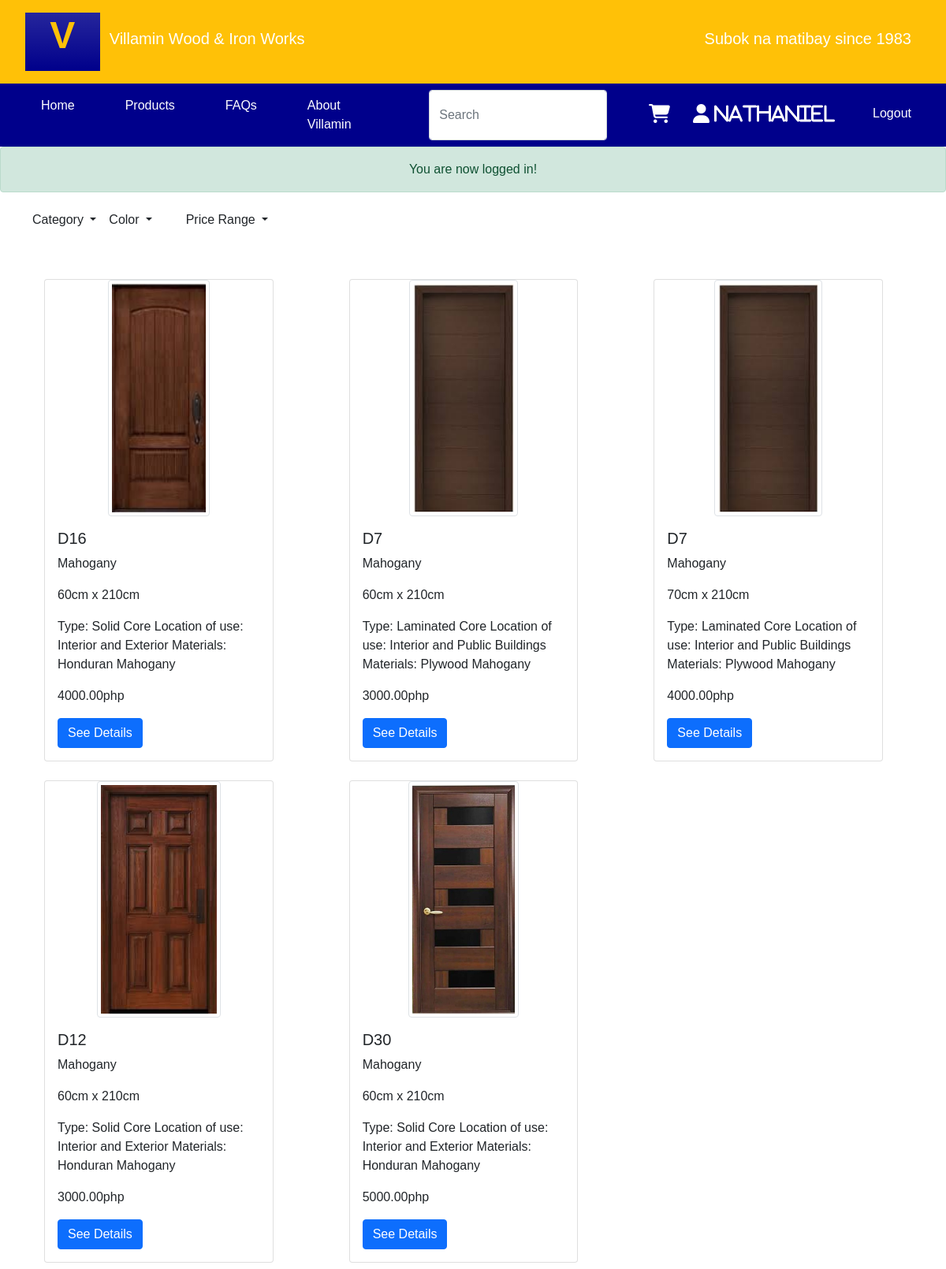
/products (signed in), run on the app's committed database.
### tables this page shows
CREATE TABLE IF NOT EXISTS `product_var` (
  `id` int(11) NOT NULL AUTO_INCREMENT,
  `productId` int(11) NOT NULL,
  `color` varchar(45) NOT NULL,
  `size` varchar(45) NOT NULL,
  `img` varchar(45) DEFAULT NULL,
  `stock` int(11) NOT NULL,
  `price` decimal(6,2) NOT NULL,
  `featured` int(1) NOT NULL DEFAULT 0,
  `createdOn` datetime NOT NULL,
  `createdBy` varchar(45) NOT NULL,
  `updatedOn` datetime DEFAULT NULL,
  `updatedBy` varchar(45) DEFAULT NULL,
  PRIMARY KEY (`id`),
  UNIQUE KEY `id_UNIQUE` (`id`),
  KEY `product_varsToProducts_idx` (`productId`)
);

CREATE TABLE IF NOT EXISTS `products` (
  `id` int(11) NOT NULL AUTO_INCREMENT,
  `product_name` varchar(45) NOT NULL,
  `category` varchar(45) NOT NULL,
  `img` varchar(60) DEFAULT 'default_product_img00.png',
  `details` varchar(100) DEFAULT NULL,
  `active` int(1) NOT NULL DEFAULT 0,
  `createdOn` datetime NOT NULL,
  `createdBy` varchar(45) NOT NULL,
  `updatedOn` datetime DEFAULT NULL,
  `updatedBy` varchar(45) DEFAULT NULL,
  PRIMARY KEY (`id`),
  UNIQUE KEY `id_UNIQUE` (`id`)
);

### app/controllers/Products.php (called while the page is built, shortened)
<?php
    class Products extends Controller {
        public function __construct(){
            $this->productModel = $this->model("Product");
        }
        public function index(){
			$categories = $this->productModel->getCategories();
			$colors = $this->productModel->getColors();
			$priceRange = $this->productModel->getPriceRange();
			$activeProducts = $this->productModel->getActiveProducts();
            $data = [
                "activeProducts" => $activeProducts,
				"categories" => $categories,
				"colors" => $colors,
				"price_range" => $priceRange
            ];
            $this->view("products/index", $data);
        }
    }

### app/libraries/Core.php (called while the page is built, shortened)
<?php
class Core {
    protected $currentController = 'Pages';
    protected $currentMethod = 'index';
    public function __construct(){
        $url = $this->getUrl();
        if(isset($url[0]) && file_exists('../app/controllers/' . ucwords($url[0]). '.php')){
            $this->currentController = ucwords($url[0]);
            unset($url[0]);
        }
        elseif (isset($url[1]) && file_exists('../app/controllers/admin/' . ucwords($url[1]). '.php')){
            $this->currentController = ucwords($url[1]);
            unset($url[1]);
            require_once '../app/controllers/admin/' . $this->currentController . '.php';
        } else {
            require_once '../app/controllers/' . $this->currentController . '.php';
        }
        $this->currentController = new $this->currentController;
        $this->params = $url ? array_values($url) : [];
        call_user_func_array([$this->currentController, $this->currentMethod], $this->params);
    }
    public function getUrl(){
        if(isset($_GET['url'])){
            $url = rtrim($_GET['url'], '/');
            $url = filter_var($url, FILTER_SANITIZE_URL);
            $url = explode('/', $url);
            return $url;
        }
    }
}

### public/index.php (called while the page is built, shortened)
<?php
$init = new Core;

### app/libraries/Database.php (called while the page is built, shortened)
<?php
    class Database {
        private $host = DB_HOST;
        private $user = DB_USER;
        private $pass = DB_PASS;
        private $dbname = DB_NAME;
        private $dbh;
        private $stmt;
        public function __construct(){
            $dsn = 'mysql:host=' . $this->host . ';dbname=' . $this->dbname;
            $options = array(
                PDO::ATTR_PERSISTENT => true,
                PDO::ATTR_ERRMODE => PDO::ERRMODE_EXCEPTION
            );
            try {
                $this->dbh = new PDO($dsn, $this->user, $this->pass, $options);
            } catch(PDOException $err){
                $this->error = $err->getMessage();
                echo $this->error;
            }
        }
        public function query($sql){
            $this->stmt = $this->dbh->prepare($sql);
        }
        public function execute(){
            return $this->stmt->execute();
        }
        public function resultSet(){
            $this->execute();
            return $this->stmt->fetchAll(PDO::FETCH_OBJ);
        }
    }

### app/models/Product.php (called while the page is built, shortened)
<?php
    class Product {
        private $db;
        public function __construct(){
            $this->db = new Database;
        }
		public function getActiveProducts(){
			$this->db->query(
				"SELECT v.id as varId, p.id as productId, v.color, v.size, v.stock, v.price, p.img as productImg, p.category, p.details, p.product_name, v.img as varImg
					FROM product_var v
					LEFT JOIN products p ON v.productId = p.id
					WHERE active = 1"
			);
			$results = $this->db->resultSet();
			return $results;
		}
		public function getCategories(){
			$this->db->query("SELECT category FROM products GROUP BY category");
			$results = $this->db->resultSet();
			return $results;
		}
		public function getColors(){
			$this->db->query("SELECT color FROM product_var GROUP BY color");
			$results = $this->db->resultSet();
			return $results;
		}
		public function getPriceRange(){
			$this->db->query("SELECT concat(500*floor(price/500), '-', 500*floor(price/500) + 499) AS price_range FROM product_var GROUP BY 1 ORDER BY price");
			$results = $this->db->resultSet();
			return $results;
		}
    }
?>

### app/views/products/index.php (the view, shortened to what this page needs)
<?php require APPROOT . '/views/templates/header.php'; ?>
    <div class="row row-cols-sm-1 mx-3 mt-2">
        <div class="dropdown col-sm-1">
            <button class="btn dropdown-toggle" type="button" id="category" data-bs-toggle="dropdown" aria-expanded="false">
                Category
            </button>
        </div>
        <div class="dropdown col-sm-1">
            <button class="btn dropdown-toggle" type="button" id="category" data-bs-toggle="dropdown" aria-expanded="false">
                Color
            </button>
        </div>
        <div class="dropdown col-sm-1">
            <button class="btn dropdown-toggle" type="button" id="category" data-bs-toggle="dropdown" aria-expanded="false">
                Price Range
            </button>
        </div>
    </div>
    <div class="row m-2">
        <div class="row row-cols-1 row-cols-md-3 g-4">
            <?php foreach($data['activeProducts'] as $product) : ?>
                <div class="col px-5">
                    <div class="card h-100">
                        <div class="m-auto h-100">
                            <img src="<?php echo URLROOT.'/img/products/'.($product->varImg == DEFAULTIMAGE ? $product->productImg : $product->varImg); ?>" class=" img-thumbnail card-img-top rounded h-100" alt="<?php echo URLROOT."/img/products/".($product->varImg == DEFAULTIMAGE ? $product->productImg : $product->varImg); ?>" style="max-height: 300px">
                        </div>
                        <div class="card-body">
                            <h5 class="card-title"><?php echo $product->product_name; ?></h5>
                            <p class="card-text"><?php echo $product->color ?></p>
                            <p class="card-text"><?php echo $product->size ?></p>
                            <p class="card-text"><?php echo $product->details ?></p>
                            <p class="card-text"><?php echo $product->price ?>php</p>
                            <a href="<?php echo URLROOT."/products/show/".$product->productId ?>" class="btn btn-primary">See Details</a>
                        </div>
                    </div>
                </div>
            <?php endforeach; ?>
        </div>
    </div>
<?php require APPROOT . '/views/templates/footer.php'; ?>

### public/flickity.css (style rules this page uses)
* { box-sizing: border-box; }
body { font-family: sans-serif; }

### data on the page
product_var: img (picture), productId.product_name "D16", color "Mahogany", size "60cm x 210cm", productId.details "Type: Solid Core Location of use: Interior and Exterior Materials: Honduran Mahogany", price "4000.00"
product_var: img (picture), productId.product_name "D7", color "Mahogany", size "60cm x 210cm", productId.details "Type: Laminated Core Location of use: Interior and Public Buildings Materials: Plywood Mahogany", price "3000.00"
product_var: img (picture), productId.product_name "D7", color "Mahogany", size "70cm x 210cm", productId.details "Type: Laminated Core Location of use: Interior and Public Buildings Materials: Plywood Mahogany", price "4000.00"
product_var: img (picture), productId.product_name "D12", color "Mahogany", size "60cm x 210cm", productId.details "Type: Solid Core Location of use: Interior and Exterior Materials: Honduran Mahogany", price "3000.00"
product_var: productId.img (picture), productId.product_name "D30", color "Mahogany", size "60cm x 210cm", productId.details "Type: Solid Core Location of use: Interior and Exterior Materials: Honduran Mahogany", price "5000.00"

### other printed values
SITENAME "Villamin Wood & Iron Works"
CATCHPHRASE "Subok na matibay since 1983"
$_SESSION["user_info"]->fname "Nathaniel"
$_SESSION[$name] "You are now logged in!"
